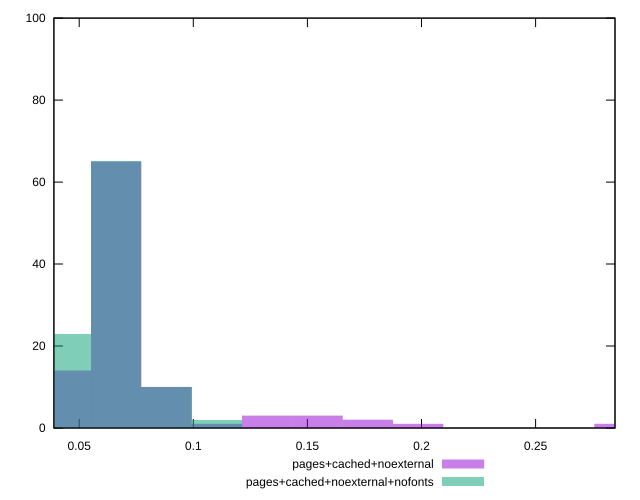

This chart was generated by the following gnuplot code:
reset
set terminal svg size 640, 500 enhanced background rgb 'white'
set output "reprap/network-rtt/comparison/histogram/5_vs_6.svg"

$pagesCachedNoexternal <<EOF
0.06355057056766063 61
0.08473409409021417 17
0.1482846646578748 4
0.19065171170298187 2
0.04236704704510708 11
0.12710114113532126 3
0.27538580579319605 1
0.16946818818042833 1
EOF

$pagesCachedNoexternalNofonts <<EOF
0.1059176176127677 2
0.04236704704510708 16
0.08473409409021417 14
0.06355057056766063 68
EOF

set key outside below
set boxwidth 0.02118352352255354
set yrange [0:100]
set style fill transparent solid 0.5 noborder

plot \
  $pagesCachedNoexternal title "pages+cached+noexternal" with boxes, \
  $pagesCachedNoexternalNofonts title "pages+cached+noexternal+nofonts" with boxes, \


reset
